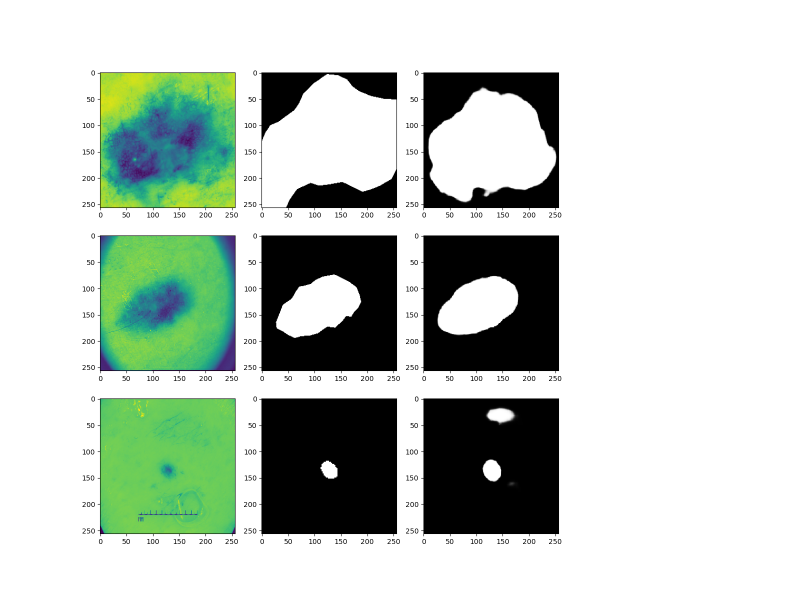
#> input picture recognition/ISIC_UNET/predictions.png, 1600 x 1200 px, given in place of predictions.jpg, which was not available (shown at 1/2 size)
$ jupyter execute validandtest.ipynb   (shell and % lines are left out)
#> lines starting #> are read from the running program, lines starting #| are printed output that depends on the picture; pictures that were not available may be replaced by others from this repository, and a replacement may not be noted
[cell 1]
%cd darknet

[cell 2]
# get yolov3 pretrained coco dataset weights

[cell 3]
# define helper functions
def showimg(path):
  import cv2
  import matplotlib.pyplot as plt
  %matplotlib inline

  img = cv2.imread(path)
  h, w = img.shape[:2]
  resized_img = cv2.resize(img,(3*w, 3*h), interpolation = cv2.INTER_CUBIC)

  fig = plt.gcf()
  fig.set_size_inches(18, 10)
  plt.axis("off")
  plt.imshow(cv2.cvtColor(resized_img, cv2.COLOR_BGR2RGB))
  plt.show()

[cell 4]
%cd ..
from google.colab import drive
drive.mount('/content/gdrive')  # connect to my google drive

[cell 5]
import os
def test_path():
  image_files = []
  os.chdir(os.path.join("/content/darknet/data", "test"))
  for filename in os.listdir(os.getcwd()):
      if filename.endswith(".jpg"):
          image_files.append("/content/darknet/data/test/" + filename)
  os.chdir("..")
  with open("test.txt", "w") as outfile:
      for image in image_files:
          outfile.write(image)
          outfile.write("\n")
      outfile.close()
  os.chdir("..")

[cell 6]
test_path()

[cell 7]
%cd darknet
showimg('predictions.jpg')
#> in showimg, img is the input picture: shape (1200, 1600, 3); mean B, G, R 193.6, 202.8, 192.5
#> in showimg, `plt.show()`:
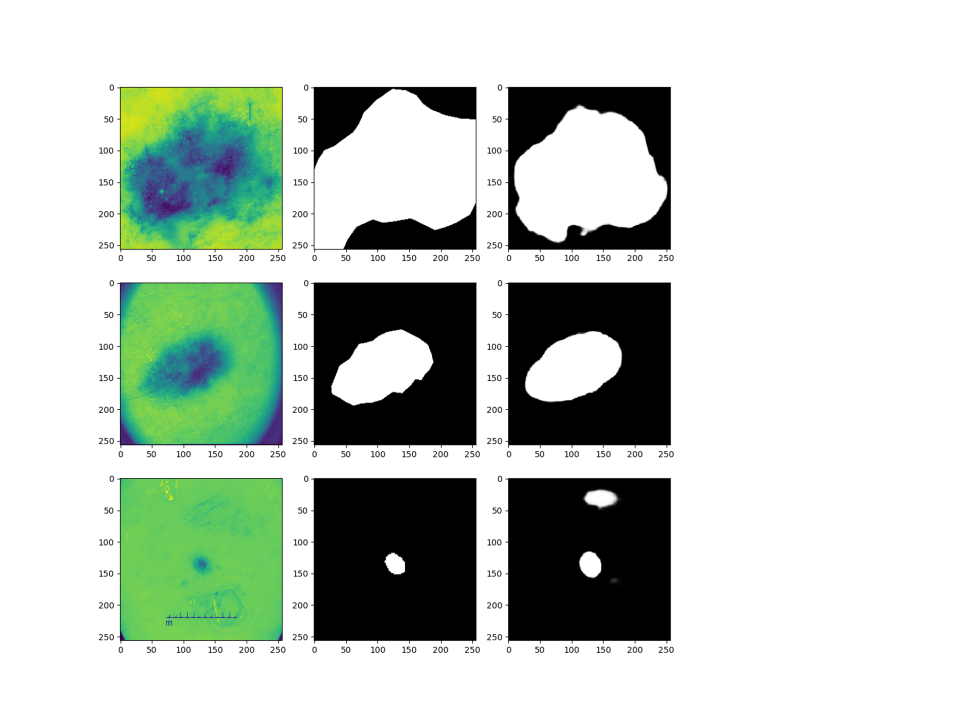
#> shown: shape (3600, 4800, 3) (shown at 1/5 size); mean R, G, B 192.4, 202.8, 193.6

[cell 8]
%cd darknet
showimg('predictions.jpg')

[cell 9]
%cd darknet
showimg('predictions.jpg')

[cell 10]
%cd darknet
showimg('predictions.jpg')

[cell 11]
import matplotlib.pyplot as plt

[cell 12]
max_batch = [1000,2000,3000,4000]
precision = [0.24,0.54,0.69,0.79]
recall = [0.24,0.55,0.68,0.77]
f1 = [0.24,0.54,0.69,0.78]
IoU = [0.2070,0.4733,0.6068,0.6964]
mAP = [0.120739,0.364851,0.576680,0.693303]
plt.style.use('ggplot')
plt.figure(figsize=(10,5))
plt.title("Scores")
plt.xlabel("Max batch size")
plt.ylabel("Score")
plt.plot(max_batch,precision,'-',label="precision")
plt.plot(max_batch,recall,'-',label="recall")
plt.plot(max_batch,f1,'-',label="f1")
plt.plot(max_batch,IoU,'-',label="IoU")
plt.plot(max_batch,mAP,'-',label="mAP")
plt.legend()
plt.grid(True)
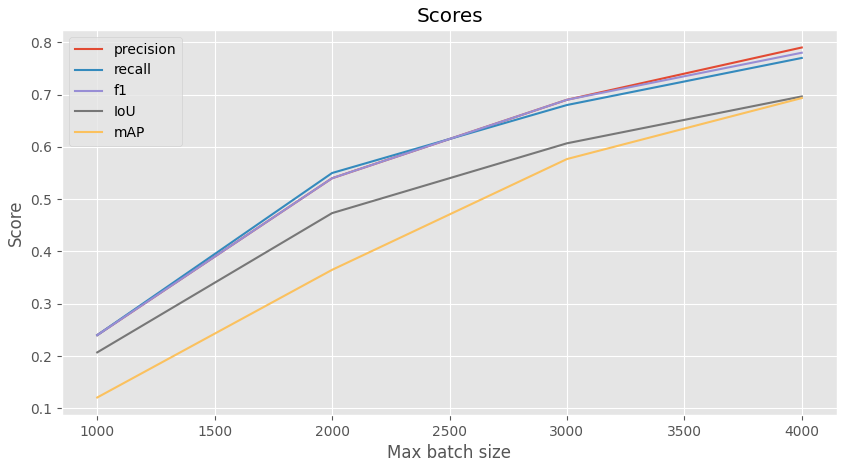
#> figure drawn by matplotlib, 1 panel

[cell 13]
name_list = ['precision','recall','f1','IoU','mAP']
score_list = [0.79,0.77,0.78,0.6964,0.693303]
score_list1 = [0.70,0.70,0.70,0.6229,0.602578]
x =list(range(len(score_list)))
total_width, n = 0.8, 2
width = total_width / n
plt.style.use('ggplot')
plt.ylim((0.5, 0.9))
plt.title("comparison")
plt.xlabel("Scores")
plt.ylabel("Models")
plt.bar(x, score_list, width=width, label='batch96subdivision16')
for i in range(len(x)):
    x[i] = x[i] + width
plt.bar(x, score_list1, width=width, label='batch48subdivision16',tick_label = name_list)
plt.legend()
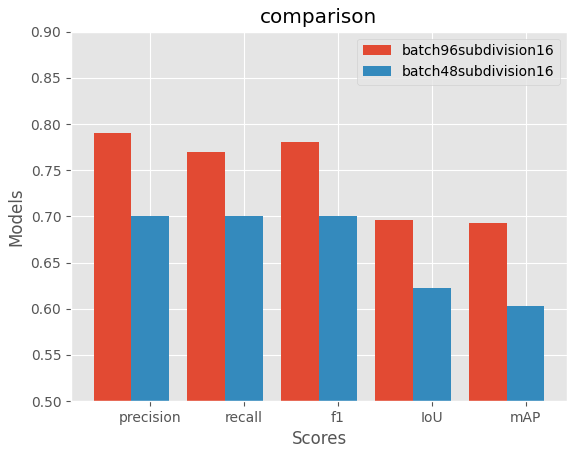
#> figure drawn by matplotlib, 1 panel; tallest bar 0.79 high, from x = -0.2 to 0.2
